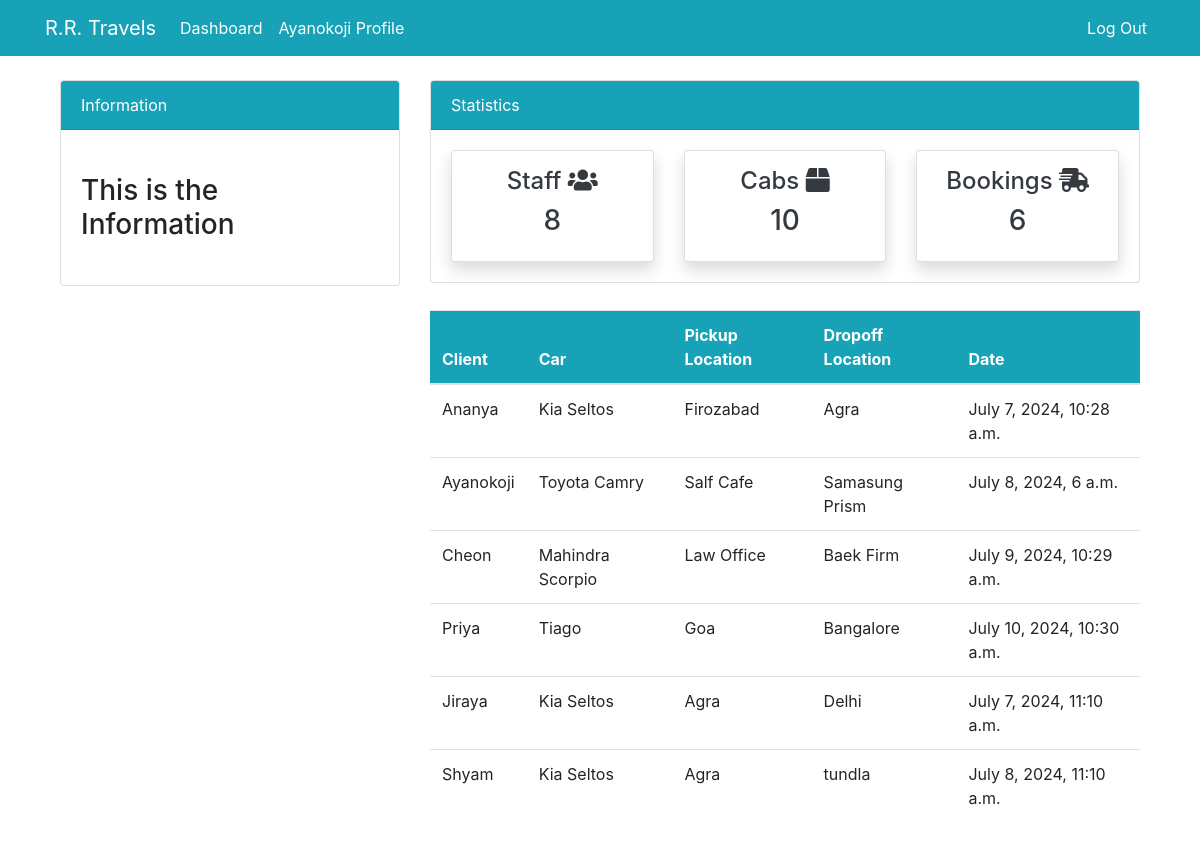
The page /bookings (signed in) on the database as committed earlier.
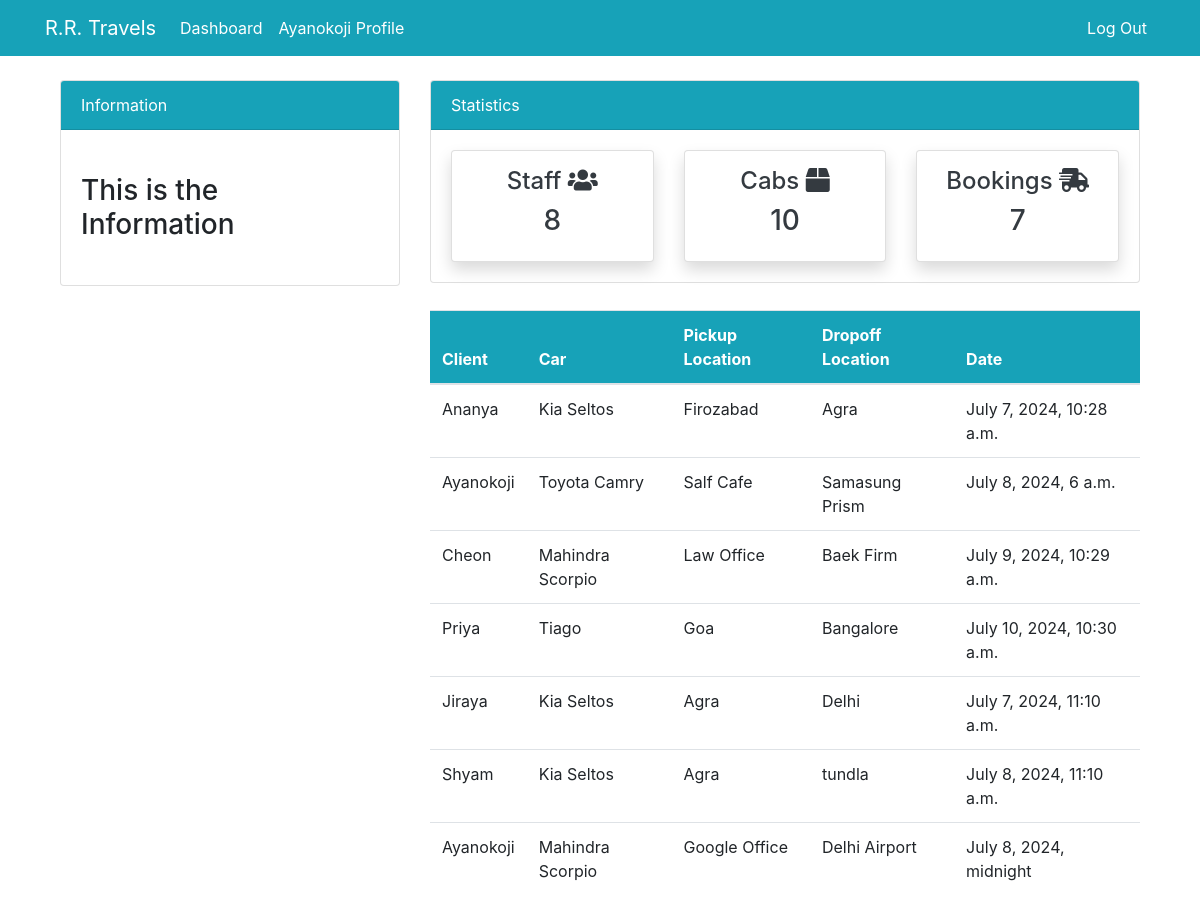
The same page on the database as committed later.
### dashboard/models.py (models this page shows, shortened)
class Booking(models.Model):
    client = models.ForeignKey(User,on_delete= models.CASCADE)
    car = models.ForeignKey(Car,on_delete= models.CASCADE)
    pickup_location = models.CharField(max_length=255, null= True)
    dropoff_location = models.CharField(max_length=255, null=False)
    price = models.DecimalField(max_digits=10, decimal_places=2, null=True)
    date = models.DateTimeField(null = True)

class Car(models.Model):
    name = models.CharField(max_length=100, null=True)
    type = models.CharField(max_length=20, choices=CATEGORY, null=True)
    rental_rate = models.CharField(max_length=100, null=True)
    def __str__(self):
        return f'{self.name}'

### dashboard/views.py (the view)
# urls.py: path('bookings',views.booking,name ='dashboard-bookings'),
@login_required
def booking(request):
    booking = Booking.objects.all()
    booking_count = booking.count()
    customer = User.objects.all()
    customer_count = customer.count()
    car = Car.objects.all()
    car_count = car.count()
    context = {
        'booking' : booking,
        'booking_count' : booking_count,
        'customer_count' : customer_count,
        'car_count': car_count
    }
    return render(request,'dashboard/bookings.html',context)

### templates/dashboard/bookings.html (shortened to what this page needs)
{% extends 'partials/base.html' %}
{% block content %}
{% include 'partials/topnav.html' %}
    <div class="container">
        <div class="row my-4">
            <div class="col-md-4">
            </div>
            <div class="col-md-8">
                <table class="table bg-white">
                    <thead class="bg-info">
                        <tr class="text-white">
                            <th scope="col">Client</th>
                            <th scope="col">Car</th>
                            <th scope="col">Pickup Location</th>
                            <th scope="col">Dropoff Location</th>
                            <th scope="col">Date</th>
                        </tr>
                    </thead>
                    <tbody>
                        {% for booking in booking %}
                        <tr>
                            <td>{{ booking.client.username }} </td>
                            <td>{{ booking.car}} </td>
                            <td>{{ booking.pickup_location}}</td>
                            <td>{{ booking.dropoff_location}}</td>
                            <td>{{ booking.date}}</td>
                        </tr>
                        {% endfor %}
                    </tbody>
                </table>
            </div>
        </div>
    </div>
{% endblock %}

Rows that differ between the two databases and show on the page:
added Booking: client.username "Ayanokoji", car "Mahindra Scorpio", pickup_location "Google Office", dropoff_location "Delhi Airport", date "July 8, 2024, midnight"
Other text that changed with them:
{{ booking_count }}: "6" → "7"
